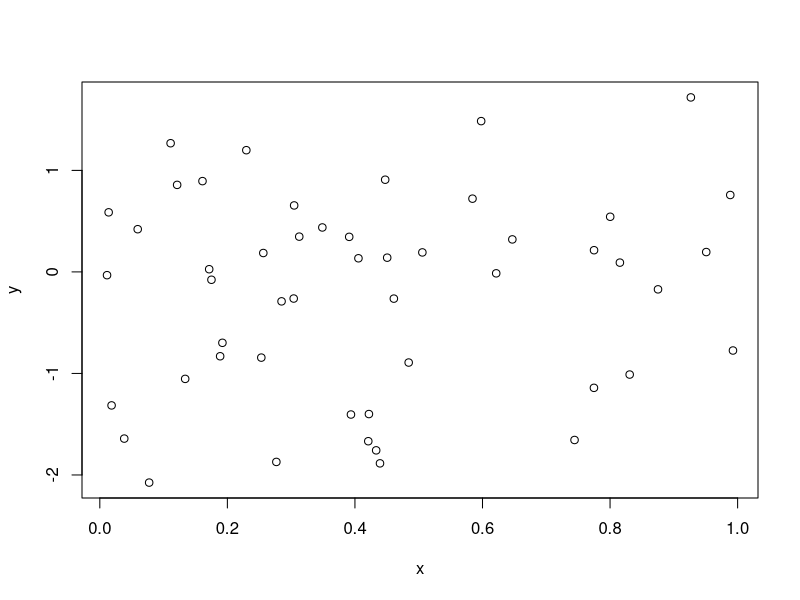
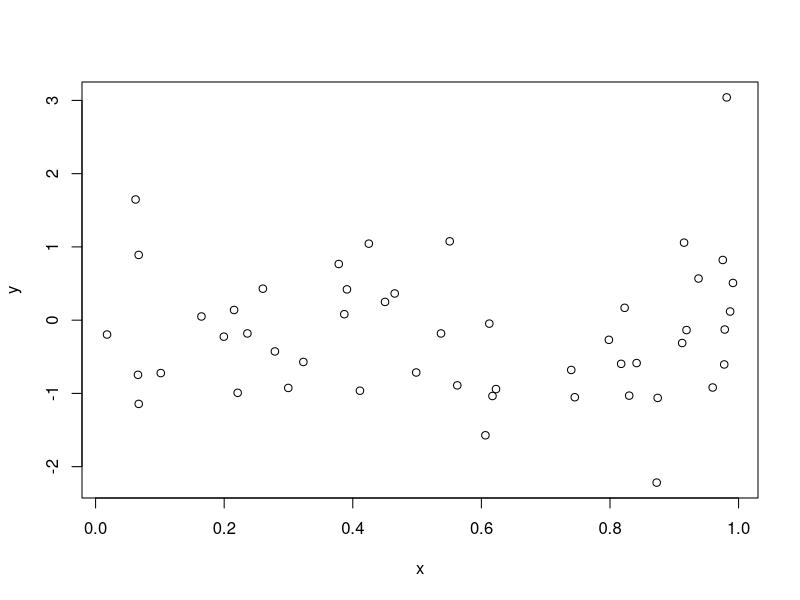

R code for these plots, in order:
## ---- chunk 1
knitr::opts_chunk$set(echo = TRUE)
## ---- chunk 2

#Data frame ficticio de asistencia de aficionados equipos

df <- data.frame(Alajuela = round(runif(10,0,20000)),
                 Saprissa = round(runif(10,0,20000)),
                 Cartago = round(runif(10,0,5000)),
                 Heredia = round(runif(10,0,10000)),
                 PerezZeledon = round(runif(10,0,8000)),
                 SanCarlos = round(runif(10,0,6000)),
                 Grecia = round(runif(10,0,5000)),
                 UCR = round(runif(10,0,500)),
                 Carmelita= round(runif(10,0,500)),
                 Guadalupe = round(runif(10,0,1500)),
                 Limon = round(runif(10,0,4500))
                 )

df

#Ahora, queremos obtener la venta promedio de cada equipo,basado en un monto  de costo de entrada:

precio<-5000
sum(df$Alajuela)*precio/nrow(df)


## ---- chunk 3


# Creación de función


montoPromedio <- function(vector,precio){ # dentro de "function se incluyen los argumentos de la función
  
  # Cuerpo de la función
  
  calculo<- sum(vector)*precio/length(vector)
  calculop <- paste0("El valor promedio es de ", calculo)
  
  # En return se incluye el resultado deseado que la función debe guardar
  # Cuando se tienen varios resultados se pueden guardar en una lista
  
  return(calculop)
}

#Probar la función

MontoAlajuela <- montoPromedio(vector=df$Alajuela,precio=5000)

MontoAlajuela


## ---- chunk 4

tasa.interes <- 0.02
n <- 10
principal <- 150000
pago <- principal * tasa.interes/(1 - (1 + tasa.interes)^(-n))
pago

## ---- chunk 5

calcula.cuota <- function(tasa.interes, n, principal) {
    pago <- principal * tasa.interes/(1 - (1 + tasa.interes)^(-n))
    return(pago)
}

calcula.cuota(tasa.interes=0.02, n=10,principal= 150000)

#Otros datos

calcula.cuota(tasa.interes=0.08, n=5,principal= 1000000)



## ---- chunk 6

x <- 5

if(x > 0){
print("Positive number")
}

x <- -5

if(x > 0){
print("Positive number")
}


## ---- chunk 7

x <- -5
if(x > 0){
print("Non-negative number")
} else {
print("Negative number")
}


## ---- chunk 8

x <- 0
if (x < 0) {
print("Negative number")
} else if (x > 0) {
print("Positive number")
} else
print("Zero")

## ---- chunk 9


compara<- function(columna1,columna2,df){
  
  if(sum(df[,columna1])>sum(df[,columna2])){
    
    result<- names(df)[columna1]
  }
  
  else if(sum(df[,columna1])<sum(df[,columna2])){
    
    result<- names(df)[columna2]
    
  }
    
  else {
    
    result<- c("Equipos tuvieron misma asistencia")
    
  }
  
  return(result)
  
}

compara(1,2,df)

compara(2,2,df)

compara(3,4,df)

## ---- chunk 10

cor.plot <- function(x, y, plotear = FALSE) {
    if (plotear == TRUE) 
        plot(x, y)
    return(cor(x, y))
}

#Evaluar función

vec1 <- runif(50)
vec2 <- rnorm(50)

#Sin definir el argumento "plotear"
cor.plot(vec1, vec2)
#Definiendo "plotear"==TRUE
cor.plot(vec1, vec2, plotear=TRUE)
#Definiendo "plotear"==FALSE
cor.plot(vec1, vec2, plotear=F)

## ---- chunk 11

cor.plot2 <- function(x, y, plotear = FALSE) {
    if (plotear == TRUE) 
        
    return(list(correlacion=cor(x, y),plot=plot(x, y)
                )
           )
}

#Evaluar función

vec1 <- runif(50)
vec2 <- rnorm(50)

cor.plot2(vec1, vec2, plotear=TRUE)

## ---- chunk 12



#Crea función con argumento "función"  de varias opciones
calcula <- function(x, y, funcion = c("multiplica","suma")) {
  if (funcion == "multiplica") {
    res<- x*y
    return(res)
  }
  
  else{ res2<-x+y
  res2}
}

#Datos de ejemplo
x<-rnorm(10)

y<-rnorm(10)

x
y

#Cálcula función con ambas opciones

calcula(x,y,funcion = "multiplica")

calcula(x,y,funcion = "suma")


## ---- chunk 13

#Definir el límite superior del ciclo for
n<-ncol(df)

for(i in 1:n){
  suma<-montoPromedio(df[,i],precio=5000)
  concat<-paste0(names(df)[i],":",suma)
  print(concat)
}

